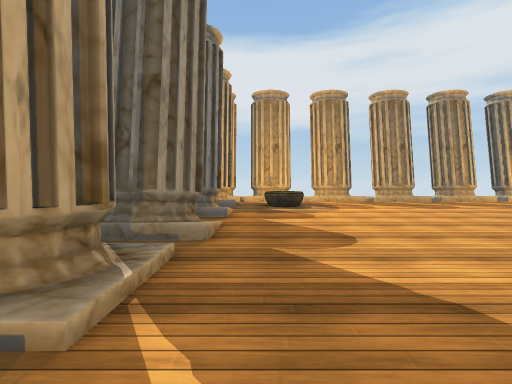
View 1 (above)

17 first-person views from a walk through a scene from a Unity 3-D project. The camera is 1.2 m above the floor, tilts 2° down and sees 90° across. The floor is counted in squares, 2 m on a side. Each view is taken from the middle of a square. On the plan, view 1 faces up. The plan holds only what a view shows up to about 9 squares ahead; the rest is blank. The place goes on beyond the plan. The player character is not drawn. Some surface patterns are stand-ins.

View 2
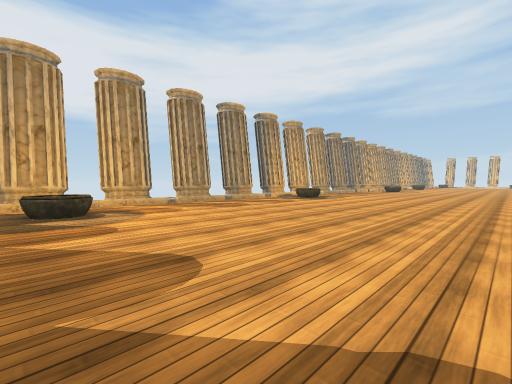

View 3
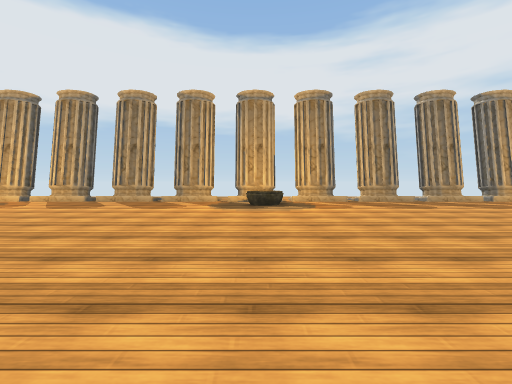

View 4
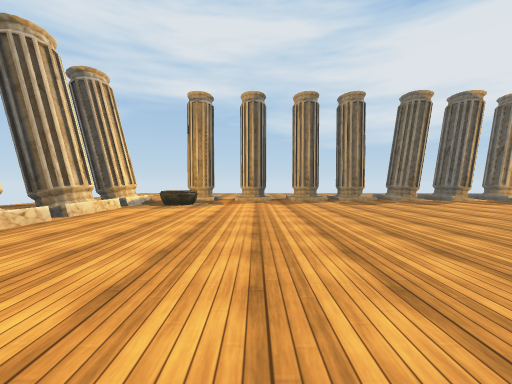

View 5
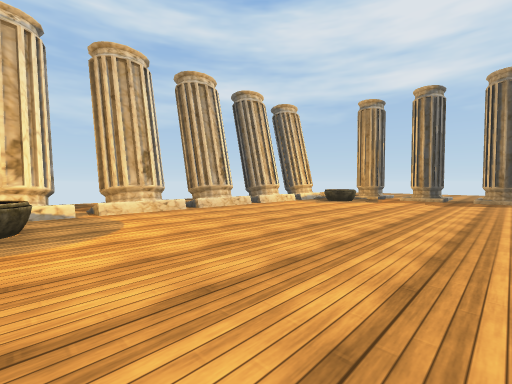

View 6
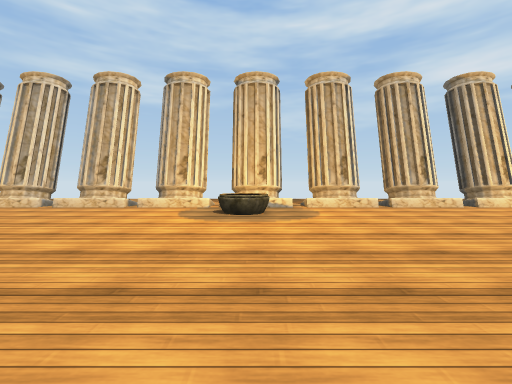

View 7
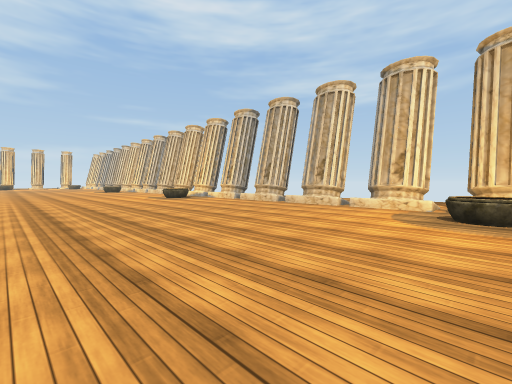

View 8
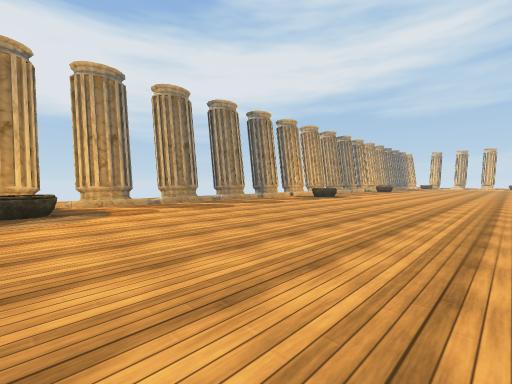

View 9
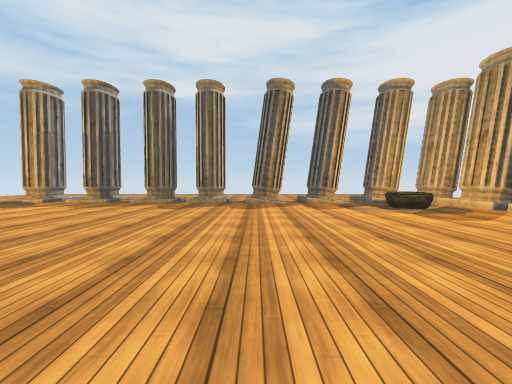

View 10
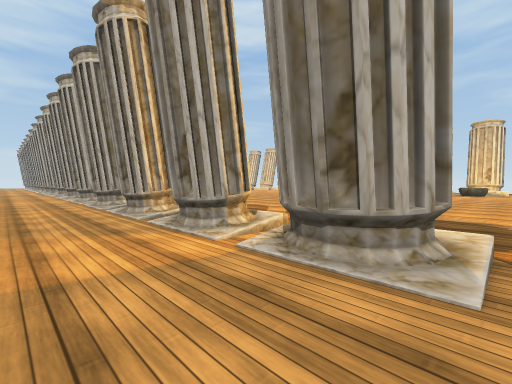

View 11
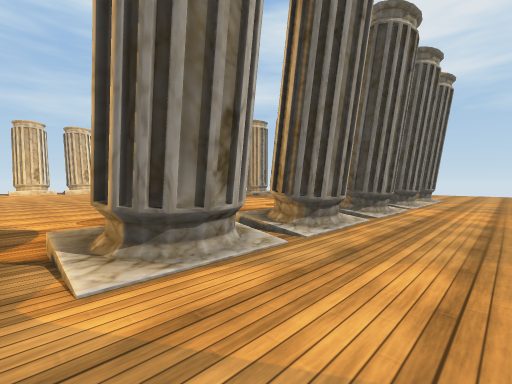

View 12
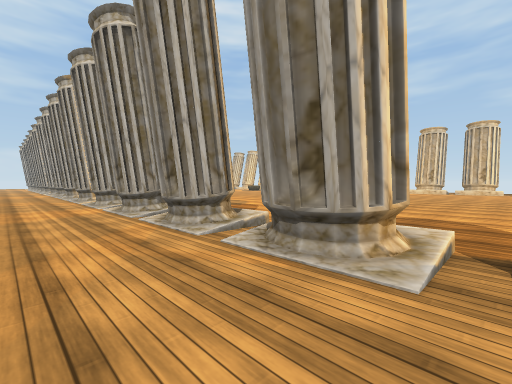

View 13
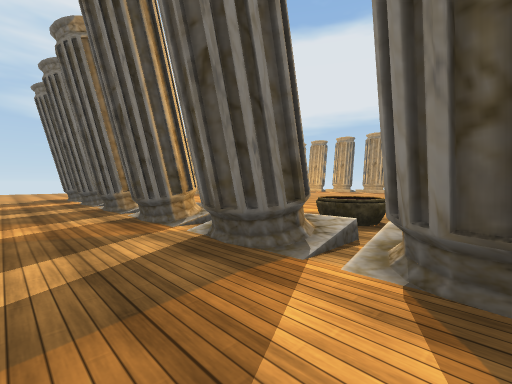

View 14
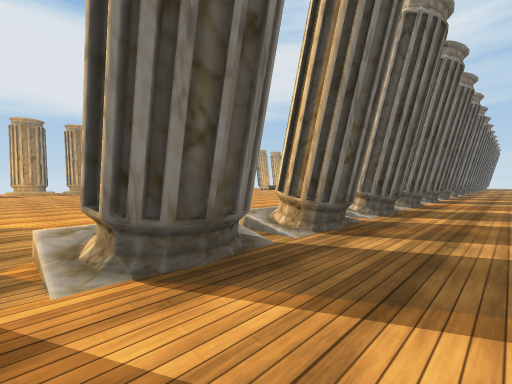

View 15
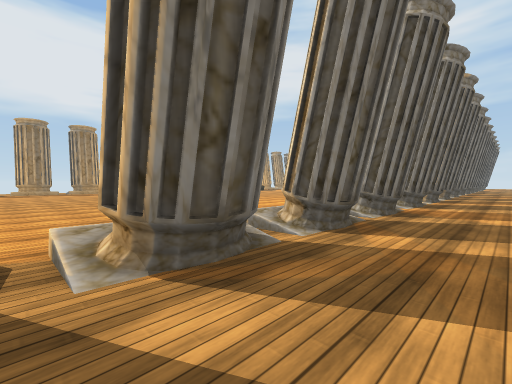

View 16
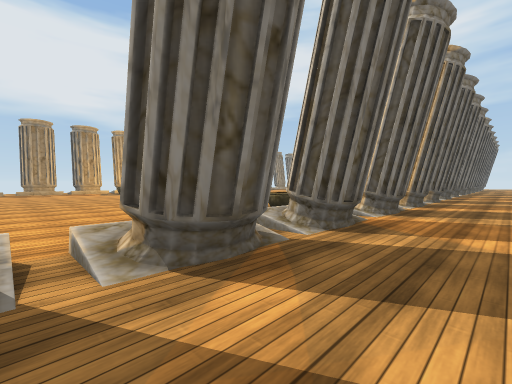

View 17
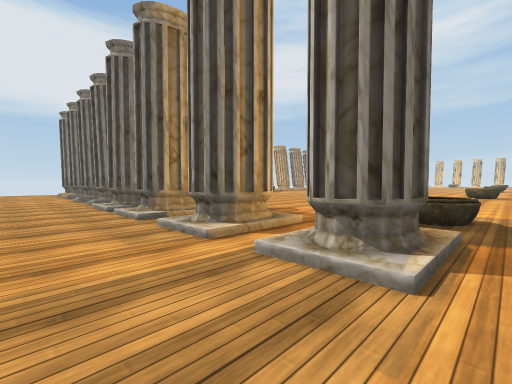

### Floor plan
Key: @ floor where view 1 was taken; # wall or solid block; x gap in a wall; . floor; / step, stairs or slope; O other object.
Columns run from 4 left of view 1 to 24 right of it. Each row starts with its distance up from view 1.
 11 .............................
 10 .............................
  9   ######x#/#/#/#/#x########
  8   ////////////////////
  7 ..##.O.......O........
  6 .......................
  5 ..##....................
  4 ...x....................
  3 ..##.....................
  2 ..##......................
  1 ..x/......................
  0 ..##@.....................
 -1 .........................
 -2 ..##....................
 -3 .......................
 -4 ..##.O.......O........
 -5 ......................
 -6     ####x#/#.#.#x#/#x######x#
 -7    ..........................
 -8    ..........................

Where each view was taken, in squares from view 1:
view 1: 0 up, 0 right, facing up
view 2: 1 up, 0 right, facing up-right
view 3: 0 up, 9 right, facing up
view 4: 2 down, 8 right, facing left
view 5: 0 up, 9 right, facing down-left
view 6: 1 up, 9 right, facing down
view 7: 1 up, 9 right, facing down-right
view 8: 1 up, 9 right, facing up-right
view 9: 3 up, 7 right, facing left
view 10: 11 up, 8 right, facing down-right
view 11: 11 up, 8 right, facing down-left
view 12: 11 up, 12 right, facing down-right
view 13: 8 down, 11 right, facing up-left
view 14: 8 down, 10 right, facing up-right
view 15: 8 down, 12 right, facing up-right
view 16: 8 down, 14 right, facing up-right
view 17: 5 down, 4 left, facing up-right
